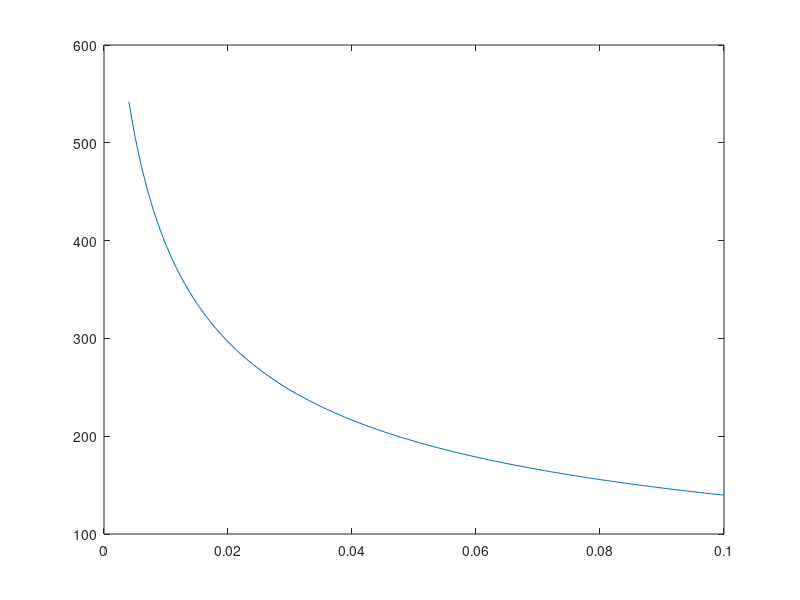

Here is the MATLAB script that generated this plot: (Note: this script raises an error after producing the figure.)
% ***********************************************************************
%           FEM MODEL OF A PLATE USING RECTANGULAR ELEMENTS 
% ***********************************************************************

clc;clear;close all;

%% MASIC AND GEOMETRIC DATA

plate.E = 3E9; plate.nu = 0.3;
plate.a = 0.17; plate.b = 0.17;                             % Plate's dimensions
plate.t = 0.004;                                            % Plate's thickness
plate.m = 0.135;                                            % Plate's mass
plate.rho = plate.m/plate.a/plate.b/plate.t;                % Plate's density
plate.rhos = plate.rho*plate.t;                             % Plate's surface density
plate.I = plate.t^3/12;                                     % Plate's inertia
plate.G = plate.E/2/(1 + plate.nu);
plate.D = plate.E*plate.t^3/12/(1 - plate.nu^2);
plate.beam_width = 0.001;                                   % Width of the tongue                               
plate.Leissa = plate.a^2*sqrt(plate.rhos/plate.D);          % Parameter defined in Leissa
acc_mass = 0.009;                                           % Mass of the accelerometers

%% NUMERIC INTEGRATION DATA (Gauss-Legendre)

% n = 1 quadrature
chi_ip.f = 0;   % Integration point coordinate
w_ip.f = 2;     % Integration weight
% n = 2 quadrature
chi_ip.s = [-1 1]*1/sqrt(3);    
w_ip.s = [1 1];    
% Integration order
iob = 2;     % Bending matrix  
ios = 1;     % Shear matrix
iof = 1;     % Force vector

%% TMD DIMENSIONS AND DESIGN

tmd.L = 0.005;                                               % Element length
tmd.Leff = 6*tmd.L + 4*tmd.L/2;                              % Effective length
tmd.ml = plate.rho*plate.beam_width*(6*tmd.L)*(2*tmd.L);     % Mass of the tongue
tmd.I = tmd.L*plate.beam_width^3/12;
tmd.t = 0.004:0.001:0.1;                

w0 = zeros(length(tmd.t),1);
for i = 1:length(tmd.t)
     w0(i,:) = sqrt(3*plate.E*tmd.I/tmd.Leff^3/(33*tmd.ml/140 + plate.rho*(tmd.L)^2*tmd.t(i)));
end

figure()
title('Election of tip width')
xlabel('Width of the extra mass')
ylabel('Resonance frequency')
plot(tmd.t,w0)

plate.tmd = 0.1;

%% INPUT DATA AND MESH

ne_x = 34;                                              % Number of elements in X
ne_y = round(ne_x/plate.a*plate.b);                     % Number of elements in Y (keep the elements as square as possible)
dofn = 3;                                               % DOF per node

% Mesh to mitigate first mode of the free-free beam
empty_elements = zeros(19,19);
for i = 1:11                  % Elements that are not in the model
    if i == 11
        empty = (i*ne_x+2):((i+1)*ne_x-5);
        no_empty(:,1) = (i*ne_x+6):6:((i+1)*ne_x-9);
        no_empty(:,2) = (i*ne_x+7):6:((i+1)*ne_x-9);

        empty = setxor(empty,no_empty);
    else
        empty = (i*ne_x+2):3:((i+1)*ne_x-5);
    end
    empty_elements(i,1:length(empty)) = empty;
    
    j = i + 21;               % Second row of TMD      
    if j == ne_x-2
        empty = (j*ne_x+2):((j+1)*ne_x-5);
        no_empty(:,1) = (j*ne_x+6):6:((j+1)*ne_x-9);
        no_empty(:,2) = (j*ne_x+7):6:((j+1)*ne_x-9);

        empty = setxor(empty,no_empty);
    else
        empty = (j*ne_x+2):3:((j+1)*ne_x-5);
    end
    empty_elements(j,1:length(empty)) = empty;
end

% Elements of the beams
beam_elements = zeros(); 
for i = 1:10               
    beam = (i*ne_x+3):((i+1)*ne_x-6);
    empty = (i*ne_x+5):3:((i+1)*ne_x-8);
    no_beam(:,1) = (i*ne_x+6):6:((i+1)*ne_x-10);
    no_beam(:,2) = (i*ne_x+7):6:((i+1)*ne_x-9);
 
    beam = setxor(beam,no_beam);
    beam = setxor(beam,empty);
    beam_elements(i,1:length(beam)) = beam;
    
    j = i + 21;                
    beam = (j*ne_x+3):((j+1)*ne_x-6);
    empty = (j*ne_x+5):3:((j+1)*ne_x-8);
    no_beam(:,1) = (j*ne_x+6):6:((j+1)*ne_x-10);
    no_beam(:,2) = ((j*ne_x+7):6:((j+1)*ne_x-9));

    beam = setxor(beam,no_beam);
    beam = setxor(beam,empty);
    beam_elements(j,1:length(beam)) = beam;
end

empty_elements = nonzeros(empty_elements);
beam_elements = nonzeros(beam_elements);

% Elements that act as Tunned Mass Dumper
% tmd_elements = [beam_elements(4:5:69),beam_elements(5:5:70)];
% tmd_elements = reshape(tmd_elements,[28,1]);

% Decomment to simulate uniform plate
% empty_elements = 0; beam_elements = 0; tmd_elements = 0;                

% beam_elements = setxor(beam_elements,tmd_elements);
acc_elements = [1 1136 1137 1138];                          % Elements where the accelerometers are placed
% acc_elements = [0 0 0];
% General mesh
structure = CreateMesh(plate.a, plate.b,ne_x,ne_y);                         % Mesh definition
PlotMesh(structure.mesh.nodes.coords,structure.mesh.elements.nodes)         % Mesh plot

nne = 4;                                                % Number of nodes per element
ne = length(structure.mesh.elements.id);                % Number of elements
nn = length(structure.mesh.nodes.id);                   % Number of nodes
nn_sx = ne_x + 1;                                       % Number of nodes per side in x
nn_sy = ne_y +1;                                        % Number of nodes per side in y 
DOF = dofn*nn;                                          % DOF of the plate
vdof = (1:DOF)';                                        % Vector containing all the DOF of the plate

% Load applied
P = -1;                                          
xp = 0; yp = 0;                                     % Position of the applied load (% of the length)

f = 2000;                                               % Maximum frequency
vf = (1:f);                                             % Vector of frequencies

% Location of the load
ixf = round(xp*plate.a/(plate.a/ne_x)) + 1;
iyf = round(yp*plate.b/(plate.b/ne_y)) + 1;
node_p = (ne_x + 1)*(iyf - 1) + ixf;

% Boundary conditions for the plate: ff (free-free), cc (clamped) or ss (simply supported)
solve = 'ff';

%% CONNECTIVITY

coord_nx = 0:plate.a/(nn_sx-1):plate.a;         % X coordinates
coord_ny = 0:plate.b/(nn_sy-1):plate.b;         % Y coordinates
[X,Y] = meshgrid(coord_nx,coord_ny);            % Mesh of the plate

coord_n = zeros(nn_sy,2*nn_sx);
coord_n(:,1:2:end) = X;
coord_n(:,2:2:end) = Y;

coord_n = reshape(coord_n,[nn_sy,2,nn_sx]);       % X coordinates are in the first column and Y coordinates in the second

% Vector with the relative position of every element of the beam
row_col = zeros(ne,2);
for e  = 1:ne
    row_col(e,1) = floor((e-1)/ne_x) + 1;
    row_col(e,2) = mod((e-1),ne_x) + 1;
end

% Connectivity matrix
connectivity = zeros(2,2,ne);
for e = 1:ne
    node(1) = (ne_x + 1)*(row_col(e,1) - 1) + row_col(e,2);
    node(2) = (ne_x + 1)*(row_col(e,1) - 1) + row_col(e,2) + 1;
    node(3) = (ne_x + 1)*row_col(e,1) + row_col(e,2);
    node(4) = (ne_x + 1)*row_col(e,1) + row_col(e,2) + 1;

    connectivity(:,:,e) = [node(1) node(2); node(3) node(4)];
end

%% STIFFNESS, INERTIA AND FORCE MATRICES

% Initialization of required matrices
K = zeros(DOF); M = zeros(DOF);F = zeros(DOF,1);
D_b = plate.I*plate.E/(1 - plate.nu^2)*[1 plate.nu 0; plate.nu 1 0; 0 0 (1 - plate.nu)/2];  % The inertia is included to take into account the thikness of the plate
D_s = plate.G*plate.t*5/6*[1 0; 0 1];
index = zeros(2);

for e = 1:ne
   index = connectivity(:,:,e);

   x2 = coord_n(floor((e-1)/ne_x) + 2,1,mod((e-1),ne_x) + 2); x1 = coord_n(floor((e-1)/ne_x) + 2,1,mod((e-1),ne_x) + 1);
   y2 = coord_n(floor((e-1)/ne_x) + 2,2,mod((e-1),ne_x) + 2); y1 = coord_n(floor((e-1)/ne_x) + 1,2,mod((e-1),ne_x) + 2);
   
   xe = x2 - x1; ye = y2 - y1;                                                  % Lengths of the element on both directions
   detJe = xe*ye/4;                                                             % Transformation's Jacobian
   dofe = [index(1,1)*dofn - 2 index(1,1)*dofn - 1 index(1,1)*dofn...           % DOF of the element
           index(1,2)*dofn - 2 index(1,2)*dofn - 1 index(1,2)*dofn...
           index(2,2)*dofn - 2 index(2,2)*dofn - 1 index(2,2)*dofn...
           index(2,1)*dofn - 2 index(2,1)*dofn - 1 index(2,1)*dofn];

    if ismember(e,empty_elements)
        Kbe = zeros(dofn*nne);
        Kse = zeros(dofn*nne);
        Me = zeros(dofn*nne);
    else

        if ismember(e,beam_elements)                                     % Recalculate Di for the elements with less mass
            plate.t = plate.beam;
            plate.I = plate.t^3/12;
            D_b = plate.I*plate.E/(1 - plate.nu^2)*[1 plate.nu 0; plate.nu 1 0; 0 0 (1 - plate.nu)/2];
            D_s = plate.G*plate.t*5/6*[1 0; 0 1];

        elseif ismember(e,tmd_elements)                                     % Recalculate Di for the elements with extra mass
            plate.t = plate.tmd;
            plate.I = plate.t^3/12;
            D_b = plate.I*plate.E/(1 - plate.nu^2)*[1 plate.nu 0; plate.nu 1 0; 0 0 (1 - plate.nu)/2];
            D_s = plate.G*plate.t*5/6*[1 0; 0 1];

        else
            plate.t = plate.t;
            plate.I = plate.t^3/12;
            D_b = plate.I*plate.E/(1 - plate.nu^2)*[1 plate.nu 0; plate.nu 1 0; 0 0 (1 - plate.nu)/2];
            D_s = plate.G*plate.t*5/6*[1 0; 0 1];
        end

        % Bending matrix
        Kbe = zeros(dofn*nne);                                          % Initialization of element bending matrix
    
        for i = 1:iob
            xi = chi_ip.s(i);
            for j = 1:iob
                eta = chi_ip.s(j);                                      % Value of interpolation points
                weigth = w_ip.s(i);                                     % Weight of interpolation
                [~,dNdxi,dNdeta] = ShapeFunctions(xi,eta);              % Shape functions and derivatives 
                % Bending kinematic matrix
                B_b = [0 0 -dNdxi(1)*2/xe 0 0 -dNdxi(2)*2/xe 0 0 -dNdxi(3)*2/xe 0 0 -dNdxi(4)*2/xe;
                       0 dNdeta(1)*2/ye 0 0 dNdeta(2)*2/ye 0 0 dNdeta(3)*2/ye 0 0 dNdeta(4)*2/ye 0; 
                       0 dNdxi(1)*2/ye -dNdeta(1)*2/xe 0 dNdxi(2)*2/ye -dNdeta(2)*2/xe 0 dNdxi(3)*2/ye -dNdeta(3)*2/xe 0 dNdxi(4)*2/ye -dNdeta(4)*2/xe]; 
                % Bending matrix of the element
                Kbe = Kbe + B_b'*D_b*B_b*detJe*weigth*weigth;                        % The weights are in both xi and eta
            end
        end
    
        % Shear matrix
        Kse = zeros(dofn*nne);                              % Initialization of element shear matrix
    
        % Selective integration allows to integrate the shear component with order 1 instead of 2
        xi = chi_ip.f; eta = chi_ip.f;weigth = w_ip.f;
        [N,dNdxi,dNdeta] = ShapeFunctions(xi,eta);              % Shape functions and derivatives
        % Shear kinematic matrix
        B_s =[dNdxi(1)*2/xe 0 N(1) dNdxi(2)*2/xe 0 N(2) dNdxi(3)*2/xe 0 N(3) dNdxi(4)*2/xe 0 N(4);
              dNdeta(1)*2/ye -N(1) 0 dNdeta(2)*2/ye -N(2) 0 dNdeta(3)*2/ye -N(3) 0 dNdeta(4)*2/ye -N(4) 0];
    
        % Shear matrix of the element
        Kse = Kse + B_s'*D_s*B_s*detJe*weigth*weigth;

        % Inertia matrix (lumped mass)
        me = plate.rho*plate.t*xe*ye;                           % Mass of the element
        Me = zeros(dofn*nne);
%         Me(1,1) = me/4; Me (4,4) = me/4; Me(7,7) = me/4; Me(10,10) = me/4;
        if isequal(e,acc_elements(1))
            Me(1,1) = me/4 + acc_mass;

        elseif isequal(e,acc_elements(2))
            Me(10,10) = me/4 + acc_mass;
            
        elseif isequal(e,acc_elements(3))
            Me(7,7) = me/4 + acc_mass/2;
            Me(10,10) = me/4 + acc_mass/2;
            
        elseif isequal(e,acc_elements(4))
            Me(7,7) = me/4 + acc_mass;

        else
            Me(1,1) = me/4; Me (4,4) = me/4; Me(7,7) = me/4; Me(10,10) = me/4;

        end
    end

        % Stiffness matrix of the element
        Ke = Kbe + Kse;                                     
        % Global stiffness matrix
        K(dofe,dofe) = K(dofe,dofe) + Ke;
        % Global inertia matrix
        M(dofe,dofe) = M(dofe,dofe) + Me;
end

% Load vector
F(3*node_p - 2,1) = P;

%% STATIC PROBLEM ([K]*u = [F])

u = zeros(dofn*nn,1);

% Boundary conditions for simply suported beam
k1 = find(structure.mesh.nodes.coords == 0); k2 = find(structure.mesh.nodes.coords == plate.a);

bc_X = k1(1:nn_sy);                             % Nodes along X = 0
bc_Y = k1(nn_sy+1:end) - nn;                    % Nodes along Y = 0
bc_xL = k2(1:nn_sy);                            % Nodes along X = L
bc_yL = k2(nn_sy+1:end) - nn/nn_sy*nn_sx;       % Nodes along Y = L

switch solve
    case 'ff'
        % Boundary conditions
        rdof = 0;
        fdof = (1:DOF)';
        
    case 'ss'
        % Boundary conditions
        rdof = unique([bc_X.*dofn-2; bc_Y.*dofn-2; bc_xL.*dofn-2; bc_yL.*dofn-2],"rows");   % Restricted DOF
        fdof = vdof;                             % Free DOF
    
        for i = 1:length(rdof)
            ip = rdof(i);
            fdof(ip) = vdof(ip) - rdof(i);
        end
        fdof = find(fdof > 0);

    case 'cc'
        % Boundary conditios
        rdof = unique([bc_X.*dofn-2; bc_X.*dofn-1; bc_X.*dofn; ...
                      bc_Y.*dofn-2; bc_Y.*dofn-1; bc_Y.*dofn; ...
                      bc_xL.*dofn-2; bc_xL.*dofn-1; bc_xL.*dofn; ...
                      bc_yL.*dofn-2; bc_yL.*dofn-1; bc_yL.*dofn],"rows");
        fdof = vdof;                           
    
        for i = 1:length(rdof)
            ip = rdof(i);
            fdof(ip) = vdof(ip) - rdof(i);
        end
        fdof = find(fdof > 0);

end           

 % Solve the system
 K_FF = K(fdof,fdof);         % Stiffness matrix in free DOF
 %K_FR = K(fdof,rdof);
 M_FF = M(fdof,fdof);         % Mass matrix in free DOF
 F_F = F(fdof,1);                % Force vector in free DOF
     
 u_F = K_FF\F_F;                    % Displacements in free DOF
 u(fdof,1) = u_F;
        
 %F_R = K_FR'*u_F;                   % Reactions in supports 

w = u(1:3:DOF);
thetax = u(2:3:DOF);
thetay = u(3:3:DOF);

%% PLOTS OF STATIC PROBLEM
% 
% % Plots the displacement and angles of the plate in 2D
% figure('Color','white','units','normalized','outerposition',[0.3 0.3 0.5 0.6])
% t = tiledlayout(1,3);
% t.TileSpacing = 'compact';
% t.Padding = 'compact';
% labels= {'Vertical Displacement (mm)','\theta_x (º)','\theta_y (º)'};
% % Initialization of the required matrices
% out = [w,rad2deg(thetax),rad2deg(thetay)];
% nd = zeros();
% for c=1:3
%     nexttile(c)
%     X = zeros(size(structure.mesh.elements.nodes,2),length(structure.mesh.elements.nodes)) ;
%     Y = zeros(size(structure.mesh.elements.nodes,2),length(structure.mesh.elements.nodes)) ;
%     profile = zeros(size(structure.mesh.elements.nodes,2),length(structure.mesh.elements.nodes)) ;
%     for iel=1:length(structure.mesh.elements.nodes)   
%         for i=1:size(structure.mesh.elements.nodes,2)
%         nd(i)=structure.mesh.elements.nodes(iel,i);       
%         X(i,iel)=structure.mesh.nodes.coords(nd(i),1);    
%         Y(i,iel)=structure.mesh.nodes.coords(nd(i),2);    
%         end   
%         profile(:,iel) = out(nd',c) ;         
%     end
%     fill(X,Y,profile)
%     colorbar
%     axis equal
%     xlabel('x (m)')
%     ylabel('y (m)')
%     title(labels{c})
% end
% 
% % Plots the 3D plate deformed
% figure('Color','white','units','normalized','outerposition',[0.3 0.3 0.5 0.6])
% X = zeros(size(structure.mesh.elements.nodes,2),length(structure.mesh.elements.nodes)) ;
% Y = zeros(size(structure.mesh.elements.nodes,2),length(structure.mesh.elements.nodes)) ;
% Z = zeros(size(structure.mesh.elements.nodes,2),length(structure.mesh.elements.nodes)) ;
% profile = zeros(size(structure.mesh.elements.nodes,2),length(structure.mesh.elements.nodes)) ;
% for iel=1:length(structure.mesh.elements.nodes)   
%     for i=1:size(structure.mesh.elements.nodes,2)
%     nd(i)=structure.mesh.elements.nodes(iel,i);       
%     X(i,iel)=structure.mesh.nodes.coords(nd(i),1);    
%     Y(i,iel)=structure.mesh.nodes.coords(nd(i),2);    
%     end
%     Z(:,iel)=w(nd);                 
% end
% fill3(X,Y,Z*1000,Z*1000)
% colorbar
% xlabel('x (m)')
% ylabel('y (m)')
% zlabel('z (mm)')
% title('Vertical displacement on the deformed mesh (mm)')
% 
% figure()
% plot3(structure.mesh.nodes.coords(:,1),structure.mesh.nodes.coords(:,2),w,'.')

%% DYNAMIC SYSTEM (q0[[K] - Ω^2[M]] = p0)
% 
% q0 = zeros(DOF,f); q0_F = zeros(length(fdof),f);
% 
% for i = 1:f
%     D_FF(:,:) = (K_FF - (2*pi*i)^2*M_FF);
%     q0_F(:,i) = D_FF(:,:)\F_F;
%     q0(fdof,i) = q0_F(:,i);
% end

%% PLOTS OF DYNAMIC SYSTEM
% 
% % Amplitude vs Frequency
% Q0 = squeeze(q0(943,:));
% Q1 = squeeze(q0(1,:));
% figure()
% semilogy(vf,abs(Q0))
% title("Amplitude Bode Diagram")
% 
% figure()
% semilogy(vf,abs(Q1))
% 
% figure()
% semilogy(vf,abs(Q0./Q1))
% 
% % Angular offset vs Frequency
% figure()
% plot(vf,unwrap(angle(Q0)))

[PSI,d] = eig(K_FF,M_FF);
[f0,order] = sort(sqrt(sum(d,1))/2./pi);
disp('Natural frequencies:')
disp(['   ' num2str(f0(5)) ' Hz, ' num2str(f0(6)) ' Hz, ' num2str(f0(7)) ' Hz, ' num2str(f0(8)) ' Hz'])
PSI_f = PSI(:,order);
PSI_g = zeros(DOF,size(PSI_f,2));
PSI_g(fdof,:) = PSI_f;

%% PLOTS OF SHAPE MODES

% figure('Color','white','units','normalized','outerposition',[0 0 1 1])
% modestoview = 8;
% Ts = 1./f0(5:modestoview+4);
% vt = (0:min(Ts)/20:1*min(Ts)); 
% Initialization of the required matrices
% for t=1:length(vt)
%     for c=5:modestoview+4
%         s(c-4) = subplot(2,modestoview/2,c-4);
%         hold on
%         out = PSI_g(1:3:end,c);
%         maxout = max(max(abs(out)));
%         X = zeros(size(structure.mesh.elements.nodes,2),length(structure.mesh.elements.nodes)) ;
%         Y = zeros(size(structure.mesh.elements.nodes,2),length(structure.mesh.elements.nodes)) ;
%         profile = zeros(size(structure.mesh.elements.nodes,2),length(structure.mesh.elements.nodes)) ;
%             for iel=1:length(structure.mesh.elements.nodes)   
%                 for i=1:size(structure.mesh.elements.nodes,2)
%                     nd(i)=structure.mesh.elements.nodes(iel,i);       
%                     X(i,iel)=structure.mesh.nodes.coords(nd(i),1);    
%                     Y(i,iel)=structure.mesh.nodes.coords(nd(i),2);    
%                 end   
%                 profile(:,iel) = out(nd');         
%             end
%             profile = profile/maxout*0.1*max(plate.a,plate.b);
%             fill3(X,Y,profile*sin(2*pi()*f0(c)*vt(t)),profile*sin(2*pi()*f0(c)*vt(t)))
%           colorbar
%             axis equal
%             xlabel('x (m)')
%             ylabel('y (m)')
%             view(30,30)
%             set(gca,'ZLim',[-0.1*max(plate.a,plate.b),0.1*max(plate.a,plate.b)])
%             title(['Mode ' num2str(c) ', f_0=' num2str(round(f0(c),1)) ' Hz'])
%             set(gca,'FontSize',14)
%     end
%     drawnow;
%     if t<length(vt)
%         for m = 1:modestoview
%             cla(s(m));
%         end
%     end            
% end
% 
%% VALIDATION (LEISSA)

table_ss = [19.7329 49.348 49.348 78.9568];        % Leissa values for a ss plate
freq_ss = table_ss/plate.Leissa/2/pi;

table_ff = [13.489 19.789 24.432 35.024];          % Leissa values for a ff plate
freq_ff = table_ff/plate.Leissa/2/pi;

